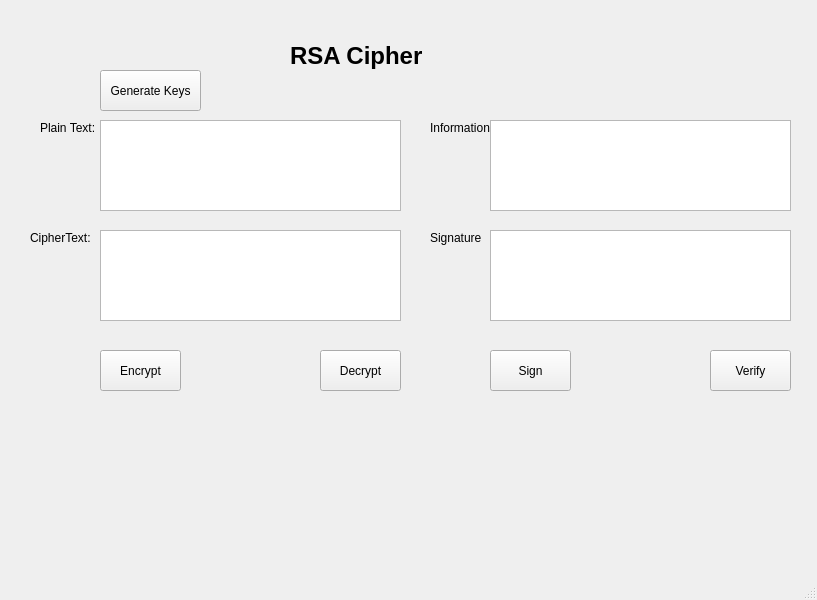
<?xml version="1.0" encoding="UTF-8"?>
<ui version="4.0">
 <class>MainWindow</class>
 <widget class="QMainWindow" name="MainWindow">
  <property name="geometry">
   <rect>
    <x>0</x>
    <y>0</y>
    <width>817</width>
    <height>600</height>
   </rect>
  </property>
  <property name="windowTitle">
   <string>MainWindow</string>
  </property>
  <widget class="QWidget" name="centralwidget">
   <widget class="QLabel" name="label">
    <property name="geometry">
     <rect>
      <x>290</x>
      <y>20</y>
      <width>151</width>
      <height>71</height>
     </rect>
    </property>
    <property name="font">
     <font>
      <pointsize>18</pointsize>
      <weight>75</weight>
      <bold>true</bold>
     </font>
    </property>
    <property name="text">
     <string>RSA Cipher</string>
    </property>
   </widget>
   <widget class="QLabel" name="label_2">
    <property name="geometry">
     <rect>
      <x>40</x>
      <y>120</y>
      <width>91</width>
      <height>16</height>
     </rect>
    </property>
    <property name="text">
     <string>Plain Text:</string>
    </property>
   </widget>
   <widget class="QLabel" name="label_3">
    <property name="geometry">
     <rect>
      <x>30</x>
      <y>230</y>
      <width>71</width>
      <height>16</height>
     </rect>
    </property>
    <property name="text">
     <string>CipherText:</string>
    </property>
   </widget>
   <widget class="QLabel" name="label_4">
    <property name="geometry">
     <rect>
      <x>430</x>
      <y>120</y>
      <width>91</width>
      <height>16</height>
     </rect>
    </property>
    <property name="text">
     <string>Information:</string>
    </property>
   </widget>
   <widget class="QLabel" name="label_5">
    <property name="geometry">
     <rect>
      <x>430</x>
      <y>230</y>
      <width>51</width>
      <height>16</height>
     </rect>
    </property>
    <property name="text">
     <string>Signature:</string>
    </property>
   </widget>
   <widget class="QPlainTextEdit" name="txt_plain_text">
    <property name="geometry">
     <rect>
      <x>100</x>
      <y>120</y>
      <width>301</width>
      <height>91</height>
     </rect>
    </property>
   </widget>
   <widget class="QPlainTextEdit" name="txt_cipher_text">
    <property name="geometry">
     <rect>
      <x>100</x>
      <y>230</y>
      <width>301</width>
      <height>91</height>
     </rect>
    </property>
   </widget>
   <widget class="QPlainTextEdit" name="txt_info">
    <property name="geometry">
     <rect>
      <x>490</x>
      <y>120</y>
      <width>301</width>
      <height>91</height>
     </rect>
    </property>
   </widget>
   <widget class="QPlainTextEdit" name="txt_sign">
    <property name="geometry">
     <rect>
      <x>490</x>
      <y>230</y>
      <width>301</width>
      <height>91</height>
     </rect>
    </property>
   </widget>
   <widget class="QPushButton" name="btn_gen_keys">
    <property name="geometry">
     <rect>
      <x>100</x>
      <y>70</y>
      <width>101</width>
      <height>41</height>
     </rect>
    </property>
    <property name="text">
     <string>Generate Keys</string>
    </property>
   </widget>
   <widget class="QPushButton" name="btn_encrypt">
    <property name="geometry">
     <rect>
      <x>100</x>
      <y>350</y>
      <width>81</width>
      <height>41</height>
     </rect>
    </property>
    <property name="text">
     <string>Encrypt</string>
    </property>
   </widget>
   <widget class="QPushButton" name="btn_decrypt">
    <property name="geometry">
     <rect>
      <x>320</x>
      <y>350</y>
      <width>81</width>
      <height>41</height>
     </rect>
    </property>
    <property name="text">
     <string>Decrypt</string>
    </property>
   </widget>
   <widget class="QPushButton" name="btn_sign">
    <property name="geometry">
     <rect>
      <x>490</x>
      <y>350</y>
      <width>81</width>
      <height>41</height>
     </rect>
    </property>
    <property name="text">
     <string>Sign</string>
    </property>
   </widget>
   <widget class="QPushButton" name="btn_verify">
    <property name="geometry">
     <rect>
      <x>710</x>
      <y>350</y>
      <width>81</width>
      <height>41</height>
     </rect>
    </property>
    <property name="text">
     <string>Verify</string>
    </property>
   </widget>
  </widget>
  <widget class="QMenuBar" name="menubar">
   <property name="geometry">
    <rect>
     <x>0</x>
     <y>0</y>
     <width>817</width>
     <height>21</height>
    </rect>
   </property>
  </widget>
  <widget class="QStatusBar" name="statusbar"/>
 </widget>
 <resources/>
 <connections/>
</ui>
